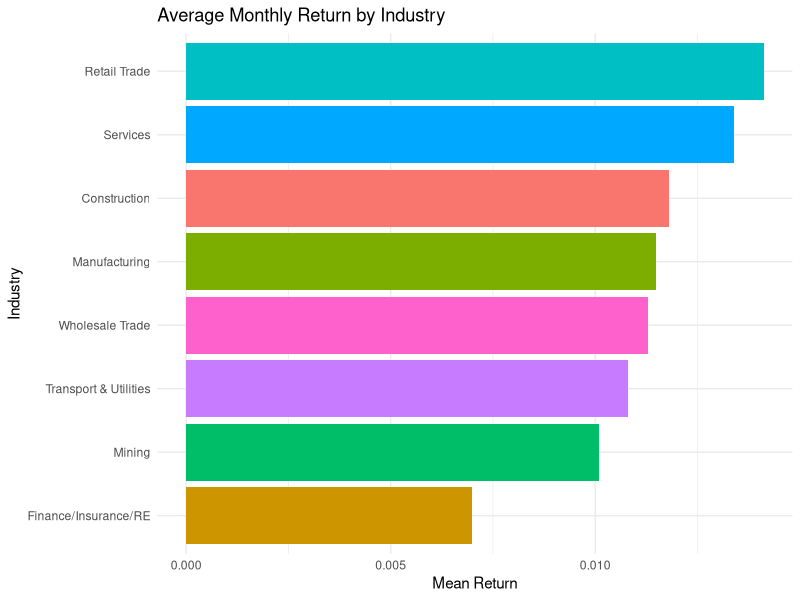
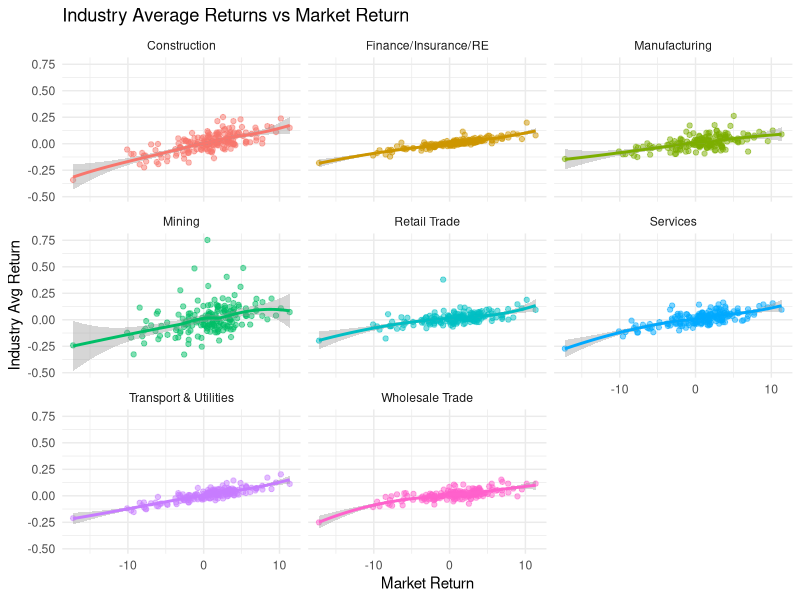
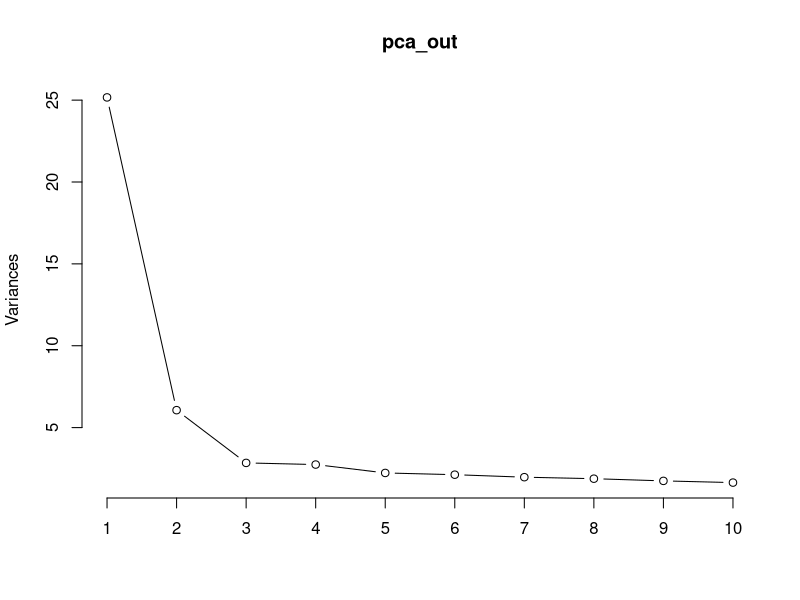
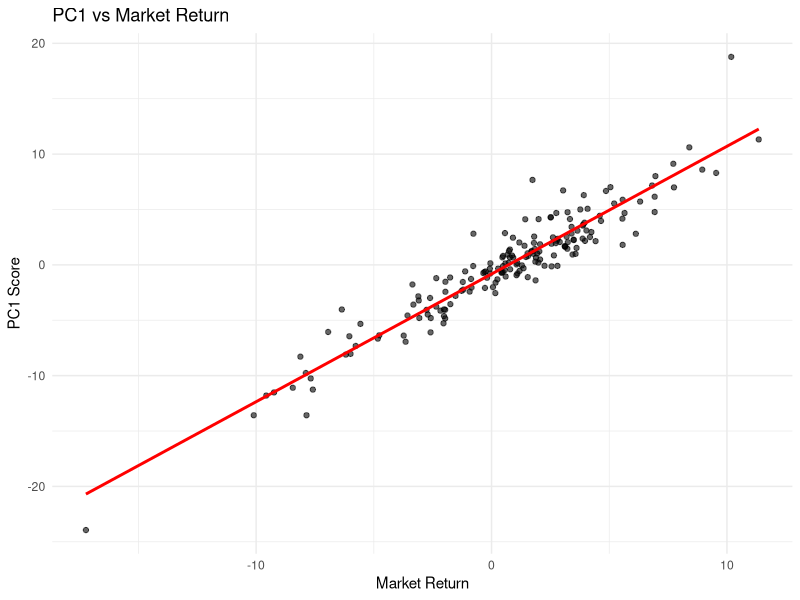
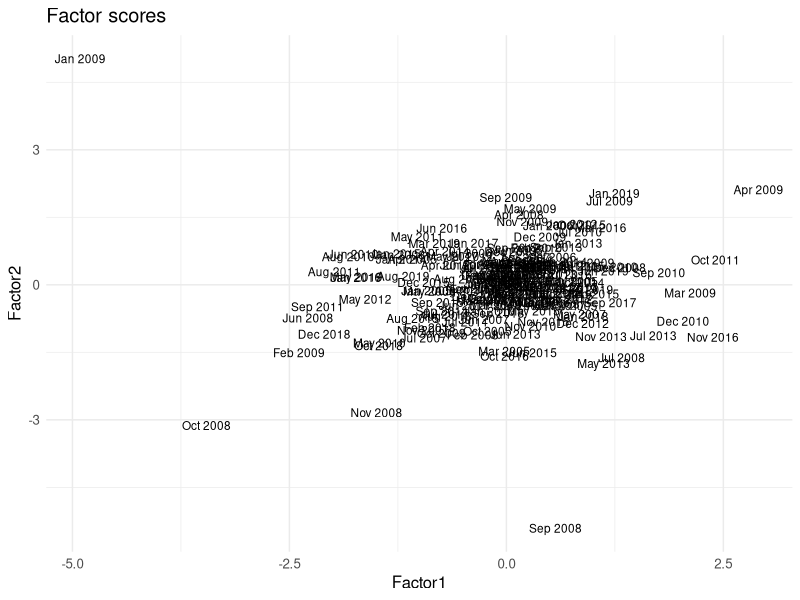
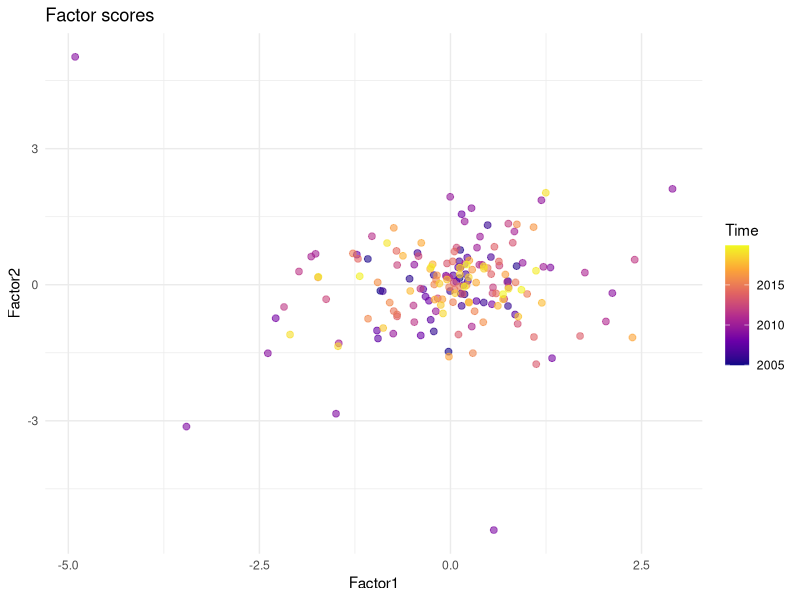
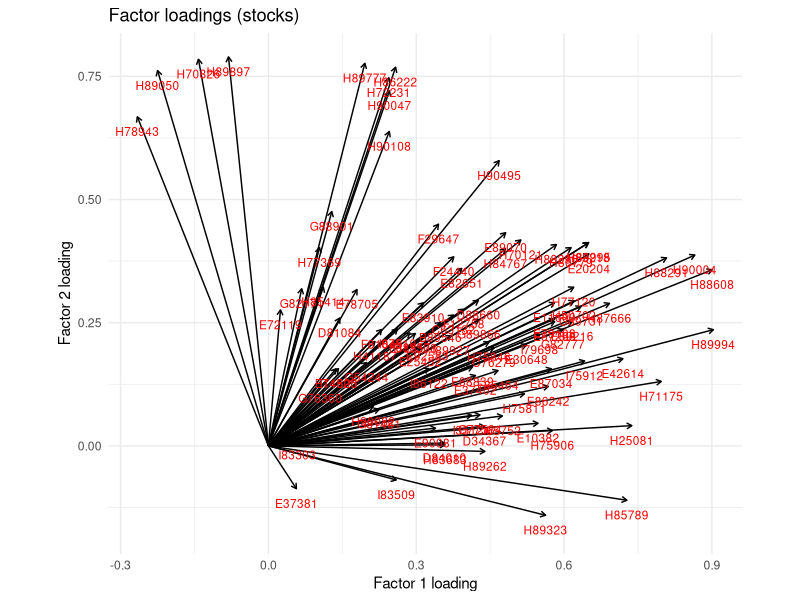
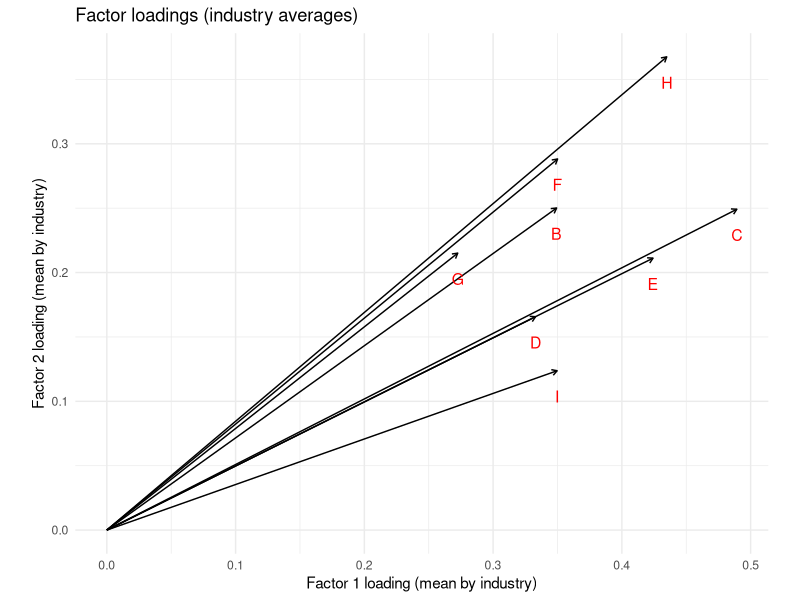

Reproduce these figures in R, in order.
## ---- chunk 1
library(tidyverse)
library(zoo)
library(broom)
## ---- chunk 2
market_df <- read.csv(here::here("data/Market.csv"))
sample_df <- read.csv(here::here("data/SampleK.csv"))
## ---- chunk 3
colSums(is.na(sample_df))

range(sample_df$Date)

tibble(stock = names(sample_df)[-1]) %>%
  mutate(industry = substr(stock,1,1)) %>%
  count(industry)
## ---- chunk 4
sample_df <- sample_df %>%
  mutate(Date = as.yearmon(str_remove(Date, "Y"), format = "%Y M%m"))

market_df <- market_df %>%
  mutate(Date = as.yearmon(str_remove(Date, "Y"), format = "%Y M%m"))
  
## ---- chunk 5
stocks_long <- sample_df %>%
  pivot_longer(-Date, names_to = "stock", values_to = "ret") %>%
  mutate(industry = substr(stock,1,1),
         industry_name = recode(industry,
           B = "Mining",
           C = "Construction",
           D = "Manufacturing",
           E = "Transport & Utilities",
           F = "Wholesale Trade",
           G = "Retail Trade",
           H = "Finance/Insurance/RE",
           I = "Services"
         ))

industry_summary <- stocks_long %>%
  group_by(industry_name) %>%
  summarise(
    mean_return = mean(ret, na.rm = TRUE),
    sd_return   = sd(ret, na.rm = TRUE),
    .groups = "drop"
  )

ggplot(industry_summary, aes(x = reorder(industry_name, mean_return),
                             y = mean_return, fill = industry_name)) +
  geom_col() +
  coord_flip() +  
  labs(title = "Average Monthly Return by Industry",
       x = "Industry", y = "Mean Return") +
  theme_minimal() +
  theme(legend.position = "none")

sampleXmarket <- stocks_long %>%
  left_join(market_df, by = "Date")

industry_ts <- sampleXmarket %>%
  group_by(Date, industry_name) %>%
  summarise(
    avg_ret = mean(ret, na.rm = TRUE),
    MarketReturn = first(MarketReturn),  
    .groups = "drop"
  )

ggplot(industry_ts, aes(x = MarketReturn, y = avg_ret, color = industry_name)) +
  geom_point(alpha = 0.5) +
  geom_smooth() +
  facet_wrap(~ industry_name, scales = "fixed") +
  labs(
    title = "Industry Average Returns vs Market Return",
    x = "Market Return",
    y = "Industry Avg Return"
  ) +
  theme_minimal() +
  theme(legend.position = "none")
## ---- chunk 6




pca_out <- prcomp(sample_df[,-1], scale. = TRUE, center = TRUE)
plot(pca_out, type = "line")

summary(pca_out)

pc1_ts <- pca_out$x[,1]
if (cor(pc1_ts, market_df$MarketReturn) < 0) {
  pc1_ts <- -pc1_ts
  pca_out$rotation[,1] <- -pca_out$rotation[,1]
}

cor(pc1_ts, market_df$MarketReturn)




## ---- chunk 7
pc_scores <- as.data.frame(pca_out$x)   
pc1_scores <- pc_scores$PC1

pca_vs_market <- tibble(
  Date = sample_df$Date,  
  PC1 = pc1_ts) %>%
  left_join(market_df, by = "Date")

cor(pca_vs_market$PC1, pca_vs_market$MarketReturn, use = "pairwise.complete.obs")


ggplot(pca_vs_market, aes(x = MarketReturn, y = PC1)) +
  geom_point(alpha = 0.6) +
  geom_smooth(method = "lm", se = FALSE, color = "red") +
  labs(
    title = "PC1 vs Market Return",
    x = "Market Return",
    y = "PC1 Score"
  ) +
  theme_minimal()





## ---- chunk 8
fact_out <- factanal(sample_df[,-1], factors = 2, rotation = "varimax", scores = "regression")

loadings_df <- as.data.frame(unclass(fact_out$loadings))
loadings_df$stock <- rownames(loadings_df)
loadings_df$industry <- substr(loadings_df$stock, 1, 1)

factor_scores <- as.data.frame(fact_out$scores)
factor_scores$Date <- sample_df$Date

industry_factor <- loadings_df %>%
  group_by(industry) %>%
  summarise(
    mean_F1 = mean(Factor1, na.rm = TRUE),
    mean_F2 = mean(Factor2, na.rm = TRUE)
  )

# Plot factor time series
ggplot(factor_scores, aes(x = Factor1, y = Factor2, label = Date)) +
  geom_text(size = 3) +
  labs(title = "Factor scores", x = "Factor1", y = "Factor2") +
  theme_minimal() +
  theme(text = element_text(size = 12))

ggplot(factor_scores, aes(x = Factor1, y = Factor2, color = as.numeric(Date))) +
  geom_point(size = 2, alpha = 0.6) +
  scale_color_viridis_c(option = "plasma") +
  labs(title = "Factor scores", x = "Factor1", y = "Factor2", color = "Time") +
  theme_minimal()
## ---- chunk 9
fact_out_2 <- factanal(sample_df[,-1], factors = 3, rotation = "varimax", scores = "regression")

loadings_df2 <- as.data.frame(unclass(fact_out_2$loadings))
loadings_df2$stock <- rownames(loadings_df2)
loadings_df2$industry <- substr(loadings_df2$stock, 1, 1)

industry_factor2 <- loadings_df2 %>%
  group_by(industry) %>%
  summarise(
    mean_F1 = mean(Factor1, na.rm = TRUE),
    mean_F2 = mean(Factor2, na.rm = TRUE),
    mean_F3 = mean(Factor3, na.rm = TRUE))


## ---- chunk 10
df_plot <- loadings_df %>%
  transmute(
    variable = stock,
    industry = industry,
    fl1 = Factor1,
    fl2 = Factor2
  )

ggplot(df_plot, aes(x = fl1, y = fl2, label = variable)) +
  geom_segment(aes(xend = fl1, yend = fl2, x = 0, y = 0),
               arrow = arrow(length = unit(0.15, "cm"))) +
  geom_text(color = "red", nudge_y = -0.03, size = 3) +
  labs(x = "Factor 1 loading", y = "Factor 2 loading",
       title = "Factor loadings (stocks)") +
  coord_equal() +
  theme_minimal()
## ---- chunk 11
 
industry_plot <- industry_factor %>%
  rename(fl1 = mean_F1, fl2 = mean_F2)

ggplot(industry_plot, aes(x = fl1, y = fl2, label = industry)) +
  geom_segment(aes(xend = fl1, yend = fl2, x = 0, y = 0),
               arrow = arrow(length = unit(0.15, "cm"))) +
  geom_text(color = "red", nudge_y = -0.02, size = 4) +
  labs(x = "Factor 1 loading (mean by industry)",
       y = "Factor 2 loading (mean by industry)",
       title = "Factor loadings (industry averages)") +
  coord_equal() +
  theme_minimal()

## ---- chunk 12

uniq <- fact_out$uniquenesses
fa_tbl <- tibble(StockID = names(uniq),
                 uniqueness = as.numeric(uniq),
                 Industry = substr(StockID, 1, 1))


fa_tbl %>%
  group_by(Industry) %>%
  summarise(
    mean_uniqueness = mean(uniqueness),
    median_uniqueness = median(uniqueness),
    .groups = "drop") %>% 
  arrange(mean_uniqueness)
## ---- chunk 13

cor_with_mkt <- map_dbl(sample_df[,-1], ~ cor(.x, market_df$MarketReturn))
corr_tbl <- tibble(StockID = names(cor_with_mkt), cor_Market = cor_with_mkt)

load_mat <- as_tibble(pca_out$rotation, rownames = "StockID")
load_long <- load_mat |>
  mutate(Industry = substr(StockID, 1, 1)) |>
  select(StockID, Industry, PC1 = PC1, PC2 = PC2)

# average absolute loading by industry (who loads strongest?)
load_long |>
  group_by(Industry) |>
  summarise(
    mean_PC1 = mean(PC1),
    mean_abs_PC1 = mean(abs(PC1)),
    mean_PC2 = mean(PC2),
    mean_abs_PC2 = mean(abs(PC2)),
    .groups = "drop"
) |> arrange(desc(mean_abs_PC1))
pick_tbl <- load_long |>
  select(StockID, Industry, PC1) |>
  inner_join(corr_tbl, by = "StockID") |>
  mutate(abs_PC1 = abs(PC1)) |>
  arrange(desc(abs_PC1), desc(cor_Market))

head(pick_tbl, 5)
